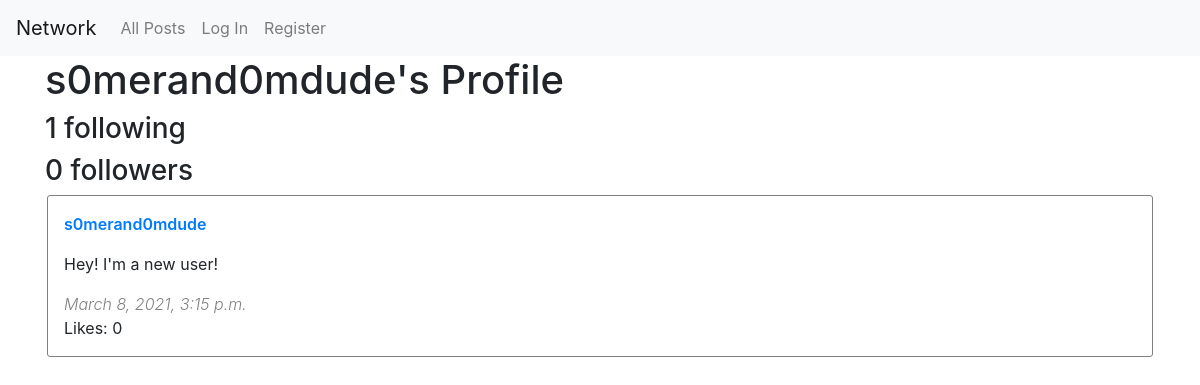
Screenshot of /user/s0merand0mdude with the database file from the repository.
### network/models.py (models this page shows, shortened)
class User(AbstractUser):
    following = models.ManyToManyField('self', related_name="followers", symmetrical=False)

class Post(models.Model):
    author = models.ForeignKey(User, on_delete=models.CASCADE, related_name='posts', editable=False)
    body = models.CharField(max_length=240)
    timestamp = models.DateTimeField(auto_now_add=True)
    likes = models.ManyToManyField(User, related_name="liked")
    posts = models.Manager()

### network/views.py (the view)
# urls.py: path("user/<str:username>", views.profile, name="profile"),
def profile(request, username):
    user = User.objects.get(username=username)
    if request.user.is_authenticated:
        is_following = request.user.following.filter(id=user.id).exists()
    else:
        is_following = False
    return render(request, "network/profile.html", {
        "username": username,
        "following": user.following.count(),
        "followers": user.followers.count(),
        "posts": get_posts(username=username),
        "is_following": is_following
    })

### network/functions.py (called while the page is built)
def get_posts(username=False):
    if username:
        posts = User.objects.get(username=username).posts.all()
    else:
        posts = Post.posts.all()
    return posts.annotate(num_likes=Count('likes')).order_by('-timestamp')

### network/templates/network/profile.html (shortened to what this page needs)
{% extends 'network/postview.html' %}
{% block heading %}
<h1>{{ username }}'s Profile</h1>
<h3>{{ following }} following</h3>
<h3><span id="follower-count">{{ followers }}</span> followers</h3>
{% endblock %}

### network/templates/network/postview.html (shortened to what this page needs)
{% extends "network/layout.html" %}
{% load tz %}
{% block body %}
    {% block heading %}
    {% endblock %}
    <div id="posts-view">
        {% for post in posts %}
        <div class="post-box">
            <div class="row justify-content-between">
                <div class="col-md-auto author">
                    <a href="/user/{{ post.author.username }}">
                        {{ post.author.username }}
                    </a>
                </div>
                <div class="col-md-auto edit-link">
                </div>
            </div>
            <div class="body">
                {{ post.body }}
            </div>
            <div class="timestamp">
                {{ post.timestamp|timezone:"America/Los_Angeles" }}
            </div>
            <div class="likes">
                Likes: {{ post.num_likes }}
            </div>
        </div>
        {% endfor %}
    </div>
{% endblock %}

### network/static/network/styles.css (style rules this page uses)
.post-box { border: 1px solid grey; border-radius: 3px; padding: 1rem; margin: 2px; }
.post-box .body { padding: 1rem 0rem; }
.post-box .author { font-weight: 600; }
.post-box .timestamp { font-weight: 300; color: grey; font-style: italic; }

### rows the page displays
User: username "s0merand0mdude"
Post: author.username "s0merand0mdude", body "Hey! I'm a new user!", timestamp "March 8, 2021, 3:15 p.m.", num_likes "0"

### other values shown
{{ following }} "1"
{{ followers }} "0"
